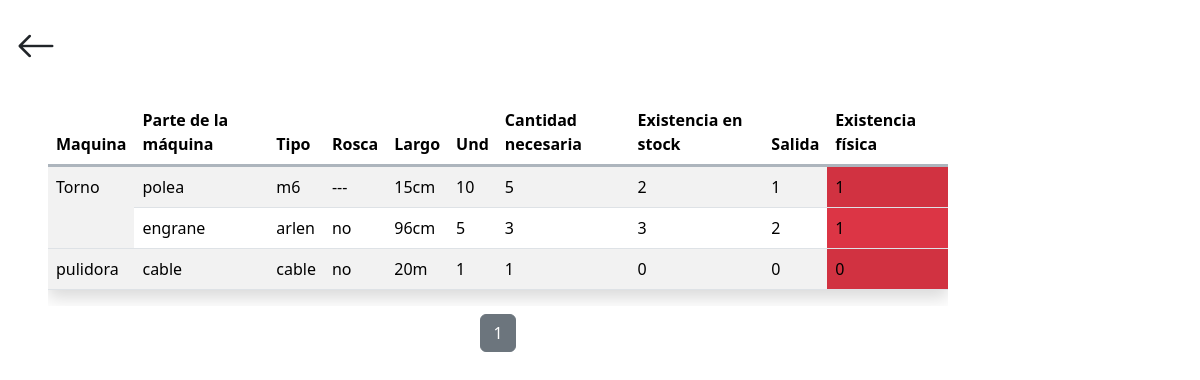
/repuesto/alertas_repuesto/, run on the app's committed database.
### app/mUP_repuesto/models.py (models this page shows, shortened)
class Maquina(models.Model):
    nombre = models.CharField(max_length=100, null=False, blank=False)
    class Meta:
        indexes = [
            models.Index(fields=['nombre']),
        ]

class Inventario(models.Model):
    parte = models.ForeignKey(Parte, on_delete=models.CASCADE)
    tipo = models.CharField(max_length=50, null=False, blank=False, default="")
    rosca = models.CharField(max_length=50, null=False, blank=False, default="")
    largo = models.CharField(max_length=50, null=False, blank=False, default="")
    und = models.CharField(max_length=50, null=False, blank=False, default="")
    cantidad_necesaria = models.IntegerField(null=False, blank=False)
    existencia_stock = models.IntegerField(null=False, blank=False)
    salida = models.IntegerField(null=False, blank=False)
    class Meta:
        indexes = [
            models.Index(fields=['parte']),
        ]

class Parte(models.Model):
    maquina = models.ForeignKey(Maquina, on_delete=models.CASCADE)
    nombre = models.CharField(max_length=50, null=False, blank=False)
    image = models.ImageField(upload_to="repuesto/image", null=False, blank=False, default=None)
    class Meta:
        indexes = [
            models.Index(fields=['nombre']),
            models.Index(fields=['maquina']),
        ]

### app/mUP_repuesto/views.py (the view)
# urls.py: path('alertas_repuesto/', views.alerta_repuesto, name='alerta_repuesto'),
def alerta_repuesto(request):
    inventarios_list = Inventario.objects.annotate(existencia_fisica=F('existencia_stock') - F('salida')).filter(existencia_fisica__lte=2)
    page = request.GET.get('page', 1)
    paginator = Paginator(inventarios_list, 10)  # 10 inventarios por página
    try:
        inventarios = paginator.page(page)
    except PageNotAnInteger:
        inventarios = paginator.page(1)
    except EmptyPage:
        inventarios = paginator.page(paginator.num_pages)
    context = {
        'inventarios': inventarios
    }
    return render(request, 'mUP_repuesto/alerta.html', context)

### templates/mUP_repuesto/alerta.html (shortened to what this page needs)
{% extends "layout/base.html" %}
{% block 'content' %}
<div class="container">
    <div class="d-flex p-3 justify-content-between">
        <a class="text-decoration-none text-dark flecha-atras" href="{% url "repuesto_maquina" %}">
            <i class="bi bi-arrow-left fs-1"></i>
        </a>
    </div>
    <div class="mt-2 ps-5 pe-5">
        <div class="table-responsive">
        <table class="table table-striped shadow">
            <thead>
                <tr class="border border-end-0 border-start-0 border-top-0 border-3 border-dark-subtle">
                    <th>Maquina</th>
                    <th>Parte de la máquina</th>
                    <th>Tipo</th>
                    <th>Rosca</th>
                    <th>Largo</th>
                    <th>Und</th>
                    <th>Cantidad necesaria</th>
                    <th>Existencia en stock</th>
                    <th>Salida</th>
                    <th>Existencia física</th>
                </tr>
            </thead>
            <tbody>
                {% regroup inventarios by parte.maquina.nombre as maquina_list %}
                {% for maquina in maquina_list %}
                    <tr>
                        <td rowspan="{{ maquina.list|length }}">{{ maquina.grouper }}</td>
                        {% for inventario in maquina.list %}
                            <td>{{ inventario.parte.nombre }}</td>
                            <td>{{ inventario.tipo }}</td>
                            <td>{{ inventario.rosca }}</td>
                            <td>{{ inventario.largo }}</td>
                            <td>{{ inventario.und }}</td>
                            <td>{{ inventario.cantidad_necesaria }}</td>
                            <td>{{ inventario.existencia_stock }}</td>
                            <td>{{ inventario.salida }}</td>
                            {% if inventario.existencia_fisica <= 2 %}
                                <td class="bg-danger">{{ inventario.existencia_fisica }}</td>
                            {% else %}
                                <td class="">{{ inventario.existencia_fisica }}</td>
                            {% endif %}
                        </tr>
                        {% endfor %}
                {% endfor %}
            </tbody>
        </table>
        </div>
    </div>
    <div class="pagination mt-2 justify-content-center">
        <nav aria-label="Page navigation">
            <ul class="pagination justify-content-center">
                {% for num in inventarios.paginator.page_range %}
                <li class="page-item {% if inventarios.number == num %}active{% endif %}">
                    <a class="page-link" href="?page={{ num }}{% if request.GET.search %}&search={{ request.GET.search }}{% endif %}">{{ num }}</a>
                </li>
                {% endfor %}
            </ul>
        </nav>
    </div>
</div>
{% endblock %}

### static/css/style.css (style rules this page uses)
:root { --color-primary: #6c757d; --color-secondary: #212529; --color-tertiary: #f8f9fa; --body: #ffffff; --footer: #aaadaf; }
* { margin: 0; padding: 0; box-sizing: border-box; }
body { background-color: var(--body); }
ul { list-style-type: none; }

### data on the page
Maquina: grouper "Torno"
Inventario: parte.nombre "polea", tipo "m6", rosca "---", largo "15cm", und "10", cantidad_necesaria "5", existencia_stock "2", salida "1", existencia_fisica "1"
Inventario: parte.nombre "engrane", tipo "arlen", rosca "no", largo "96cm", und "5", cantidad_necesaria "3", existencia_stock "3", salida "2", existencia_fisica "1"
Maquina: grouper "pulidora"
Inventario: parte.nombre "cable", tipo "cable", rosca "no", largo "20m", und "1", cantidad_necesaria "1", existencia_stock "0", salida "0", existencia_fisica "0"

### other printed values
{{ num }} "1"
